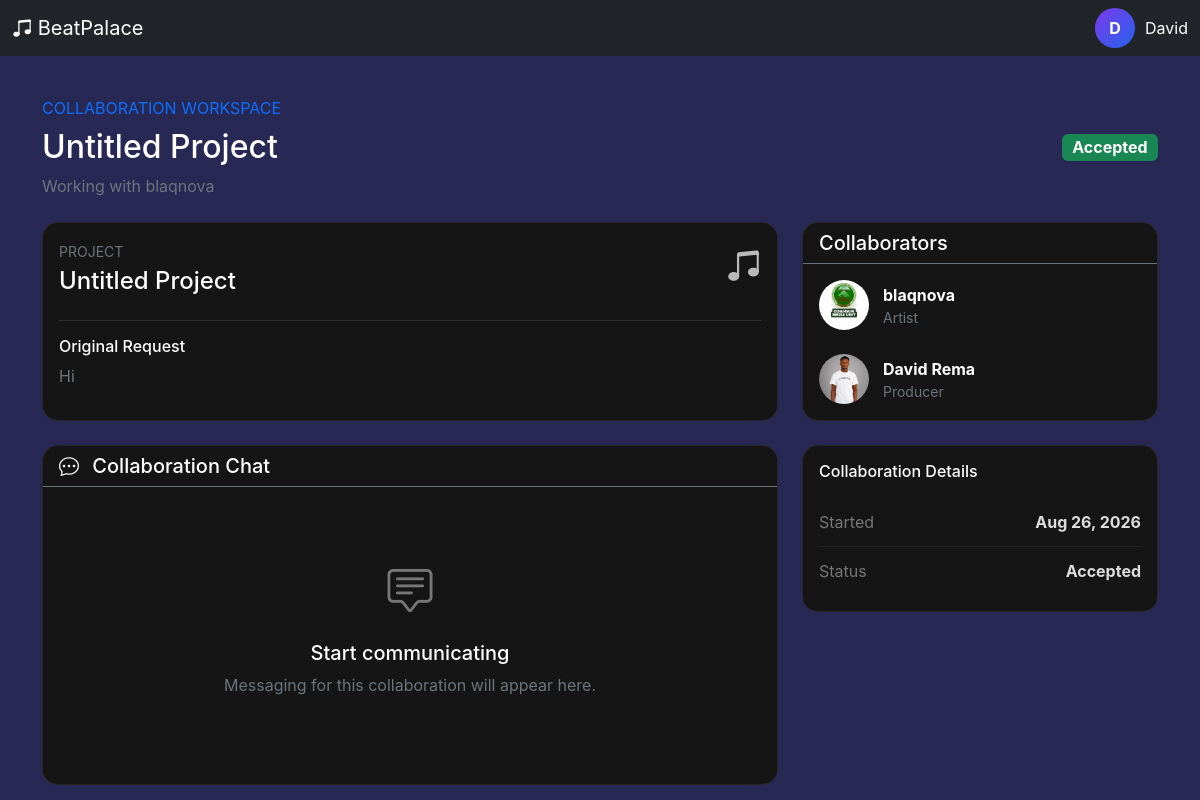
Page /collaborations/workspace/1/ (signed in) on the committed database.
### accounts/models.py (models this page shows, shortened)
class User(AbstractUser):
    ROLE_CHOICES = (
        ("producer", "Producer"),
        ("artist", "Artist"),
    )
    email = models.EmailField(unique=True)
    role = models.CharField(
        max_length=20,
        choices=ROLE_CHOICES
    )
    avatar = models.ImageField(
        upload_to="avatars/",
        blank=True,
        null=True
    )
    verified = models.BooleanField(default=False)
    created_at = models.DateTimeField(auto_now_add=True)

### collaborations/models.py (models this page shows, shortened)
class Collaboration(models.Model):
    STATUS_CHOICES = (
        ("pending", "Pending"),
        ("accepted", "Accepted"),
        ("rejected", "Rejected"),
        ("cancelled", "Cancelled"),
        ("completed", "Completed"),
    )
    artist = models.ForeignKey(
        settings.AUTH_USER_MODEL,
        on_delete=models.CASCADE,
        related_name="artist_collaborations",
        limit_choices_to={"role": "artist"},
    )
    producer = models.ForeignKey(
        settings.AUTH_USER_MODEL,
        on_delete=models.CASCADE,
        related_name="producer_collaborations",
        limit_choices_to={"role": "producer"},
    )
    project_title = models.CharField(
        max_length=200,
        blank=True,
    )
    message = models.TextField(
        blank=True,
    )
    status = models.CharField(
        max_length=20,
        choices=STATUS_CHOICES,
        default="pending",
    )
    created_at = models.DateTimeField(
        auto_now_add=True,
    )
    updated_at = models.DateTimeField(
        auto_now=True,
    )
    class Meta:
        ordering = ["-created_at"]
        permissions = [
            (
                "send_collaboration",
                "Can send collaboration requests",
            ),
            (
                "manage_collaboration",
                "Can manage collaborations",
            ),
        ]

### artists/models.py (models this page shows, shortened)
class ArtistProfile(models.Model):
    user = models.OneToOneField(
        settings.AUTH_USER_MODEL,
        on_delete=models.CASCADE,
        related_name="artist_profile"
    )
    artist_name = models.CharField(
        max_length=100,
        blank=True
    )
    bio = models.TextField(
        blank=True
    )
    avatar = models.ImageField(
        upload_to="artists/avatars/",
        blank=True,
        null=True
    )
    cover_image = models.ImageField(
        upload_to="artists/covers/",
        blank=True,
        null=True
    )
    genre = models.CharField(
        max_length=100,
        blank=True
    )
    location = models.CharField(
        max_length=100,
        blank=True
    )
    phone = models.CharField(
        max_length=30,
        blank=True
    )
    email = models.EmailField(
        blank=True
    )
    website = models.URLField(
        blank=True
    )
    instagram = models.URLField(
        blank=True
    )
    twitter = models.URLField(
        blank=True
    )
    start_year = models.PositiveIntegerField(
        blank=True,
        null=True
    )
    end_year = models.PositiveIntegerField(
        blank=True,
        null=True
    )
    skill_description = models.TextField(
        blank=True
    )
    education = models.TextField(
        blank=True
    )
    date_of_birth = models.DateField(
        blank=True,
        null=True
    )
    marital_status = models.CharField(
        max_length=50,
        blank=True
    )
    followers_count = models.PositiveIntegerField(
        default=0
    )
    monthly_listeners = models.PositiveIntegerField(
        default=0
    )
    is_published = models.BooleanField(
        default=True
    )
    created_at = models.DateTimeField(
        auto_now_add=True
    )
    updated_at = models.DateTimeField(
        auto_now=True
    )

### producers/models.py (models this page shows, shortened)
class ProducerProfile(models.Model):
    user = models.OneToOneField(
        settings.AUTH_USER_MODEL,
        on_delete=models.CASCADE,
        related_name="producer_profile",
    )
    full_name = models.CharField(max_length=150, blank=True, default="")
    professional_title = models.CharField(
        max_length=150, default="Music Producer / Director"
    )
    profile_image = models.ImageField(
        upload_to="producers/profile/", blank=True, null=True
    )
    cover_image = models.ImageField(
        upload_to="producer/covers/",
        blank=True,
        null=True
    )
    bio = models.TextField(blank=True, null=True)
    start_year = models.PositiveIntegerField(blank=True, null=True)
    end_year = models.PositiveIntegerField(blank=True, null=True)
    phone = models.CharField(max_length=30, blank=True)
    email = models.EmailField(blank=True)
    instagram = models.CharField(max_length=100, blank=True)
    website = models.URLField(blank=True)
    skill_description = models.TextField(
        blank=True,
        help_text="Example: Music Composition, Audio Production & Sound Design",
    )
    software = models.TextField(
        blank=True, help_text="Example: Ableton Live, Cubase, Adobe Premiere, Logic Pro"
    )
    education = models.TextField(blank=True)
    date_of_birth = models.DateField(blank=True, null=True)
    marital_status = models.CharField(max_length=50, blank=True)
    is_published = models.BooleanField(default=True)
    created_at = models.DateTimeField(auto_now_add=True)
    updated_at = models.DateTimeField(auto_now=True)

### collaborations/views.py (the view)
@login_required
def collaboration_workspace(request, collaboration_id):
    collaboration = get_object_or_404(
        Collaboration.objects.select_related(
            "artist",
            "producer",
            "artist__artist_profile",
            "producer__producer_profile",
        ),
        id=collaboration_id,
    )
    if request.user not in [
        collaboration.artist,
        collaboration.producer,
    ]:
        messages.error(
            request,
            "You do not have access to this collaboration."
        )
        return redirect("dashboard")
    return render(
        request,
        "collaborations/workspace.html",
        {
            "collaboration": collaboration,
        }
    )

### templates/collaborations/workspace.html (shortened to what this page needs)
{% extends "base.html" %}
{% block content %}
<div class="container pt-5">
    <div class="workspace-header mb-4 pt-5">
        <div>
            <span class="text-primary">
                COLLABORATION WORKSPACE
            </span>
            <h2 class="text-white mt-2">
                {{ collaboration.project_title|default:"Untitled Project" }}
            </h2>
            <p class="text-secondary mb-0">
                {% if request.user == collaboration.artist %}
                    Working with
                    {{ collaboration.producer.producer_profile.full_name|default:collaboration.producer.username }}
                {% else %}
                    Working with
                    {{ collaboration.artist.artist_profile.artist_name|default:collaboration.artist.username }}
                {% endif %}
            </p>
        </div>
        <div>
            <span class="badge bg-success fs-6">
                {{ collaboration.get_status_display }}
            </span>
        </div>
    </div>
    <div class="row g-4">
        <div class="col-lg-8">
            <div class="card workspace-card mb-4">
                <div class="card-body">
                    <div class="d-flex justify-content-between">
                        <div>
                            <small class="text-secondary">
                                PROJECT
                            </small>
                            <h4 class="text-white mt-1">
                                {{ collaboration.project_title|default:"Untitled Project" }}
                            </h4>
                        </div>
                        <i class="bi bi-music-note-beamed workspace-icon"></i>
                    </div>
                    <hr class="border-secondary">
                    <h6 class="text-white">
                        Original Request
                    </h6>
                    <p class="text-secondary">
                        {{ collaboration.message|default:"No project description provided." }}
                    </p>
                </div>
            </div>
            <div class="card workspace-card">
                <div class="card-header bg-transparent border-secondary">
                    <h5 class="text-white mb-0">
                        <i class="bi bi-chat-dots me-2"></i>
                        Collaboration Chat
                    </h5>
                </div>
                <div class="card-body">
                    <div class="workspace-empty">
                        <i class="bi bi-chat-square-text"></i>
                        <h5 class="text-white">
                            Start communicating
                        </h5>
                        <p class="text-secondary">
                            Messaging for this collaboration will appear here.
                        </p>
                    </div>
                </div>
            </div>
        </div>
        <div class="col-lg-4">
            <div class="card workspace-card mb-4">
                <div class="card-header bg-transparent border-secondary">
                    <h5 class="text-white mb-0">
                        Collaborators
                    </h5>
                </div>
                <div class="card-body">
                    <div class="workspace-user">
                        {% if collaboration.artist.artist_profile.avatar %}
                            <img
                                src="{{ collaboration.artist.artist_profile.avatar.url }}"
                                class="workspace-avatar"
                            >
                        {% elif collaboration.artist.avatar %}
                            <img
                                src="{{ collaboration.artist.avatar.url }}"
                                class="workspace-avatar"
                            >
                        {% else %}
                            <div class="workspace-avatar-placeholder">
                                <i class="bi bi-mic"></i>
                            </div>
                        {% endif %}
                        <div>
                            <strong class="text-white">
                                {{ collaboration.artist.artist_profile.artist_name|default:collaboration.artist.username }}
                            </strong>
                            <div class="text-secondary small">
                                Artist
                            </div>
                        </div>
                    </div>
                    <div class="workspace-user mt-4">
                        {% if collaboration.producer.producer_profile.profile_image %}
                            <img
                                src="{{ collaboration.producer.producer_profile.profile_image.url }}"
                                class="workspace-avatar"
                            >
                        {% elif collaboration.producer.avatar %}
                            <img
                                src="{{ collaboration.producer.avatar.url }}"
                                class="workspace-avatar"
                            >
                        {% else %}
                            <div class="workspace-avatar-placeholder">
                                <i class="bi bi-headphones"></i>
                            </div>
                        {% endif %}
                        <div>
                            <strong class="text-white">
                                {{ collaboration.producer.producer_profile.full_name|default:collaboration.producer.username }}
                            </strong>
                            <div class="text-secondary small">
                                Producer
                            </div>
                        </div>
                    </div>
                </div>
            </div>
            <div class="card workspace-card">
                <div class="card-body">
                    <h6 class="text-white mb-3">
                        Collaboration Details
                    </h6>
                    <div class="workspace-detail">
                        <span>
                            Started
                        </span>
                        <strong>
                            {{ collaboration.created_at|date:"M d, Y" }}
                        </strong>
                    </div>
                    <div class="workspace-detail">
                        <span>
                            Status
                        </span>
                        <strong>
                            {{ collaboration.get_status_display }}
                        </strong>
                    </div>
                </div>
            </div>
        </div>
    </div>
</div>
{% endblock %}

### templates/base.html (shortened to what this page needs)
{% load static %}
<!DOCTYPE html>
<html lang="en">
<head>
    <link
    href="https://cdn.jsdelivr.net/npm/bootstrap@5.3.3/dist/css/bootstrap.min.css"
    rel="stylesheet"
    >
    <link
    href="https://cdn.jsdelivr.net/npm/bootstrap-icons@1.11.3/font/bootstrap-icons.css"
    rel="stylesheet"
    >
    <link
     rel="stylesheet"
     href="{% static 'css/style.css' %}"
    >
</head>
<nav class="navbar fixed-top bg-dark" data-bs-theme="dark">
    <div class="container-fluid d-flex justify-content-between align-items-center">
        {% if user.role == "artist" %}
            <a
                class="navbar-brand"
                href="{% url 'artist_dashboard' %}"
            >
                <i class="bi bi-music-note-beamed"></i>
                BeatPalace
            </a>
        {% elif user.role == "producer" %}
            <a
                class="navbar-brand"
                href="{% url 'producer_dashboard' %}"
            >
                <i class="bi bi-music-note-beamed"></i>
                BeatPalace
            </a>
        {% endif %}
        <div class="d-flex gap-2">
            <div class="user-profile">
                <div class="avatar">
                    {{ user.username|first|upper }}
                </div>
                <span>
                    {{ user.username }}
                </span>
            </div>
        </div>
    </div>
</nav>
{% block content %}
{% endblock %}
</body>
</html>

### static/css/style.css (style rules this page uses)
:root { --bg: #282854; --sidebar: #11111a; --card: #151520; --border: #262638; --text: #ffffff; --muted: #fff; --primary: #7c3aed; --secondary: #2563eb; }
* { box-sizing: border-box; }
.user-profile { display: flex; align-items: center; gap: 10px; }
.avatar { width: 40px; height: 40px; display: flex; justify-content: center; align-items: center; border-radius: 50%; background: linear-gradient( 135deg, var(--primary), var(--secondary) ); font-weight: bold; }

### templates/collaborations/workspace.html (style rules this page uses)
.workspace-header { display: flex; justify-content: space-between; align-items: center; gap: 20px; }
.workspace-card { background: #151515; border: 1px solid rgba(255,255,255,.08); border-radius: 16px; color: white; }
.workspace-icon { font-size: 35px; opacity: .7; }
.workspace-user { display: flex; align-items: center; gap: 14px; }
.workspace-avatar, .workspace-avatar-placeholder { width: 50px; height: 50px; border-radius: 50%; }
.workspace-avatar { object-fit: cover; }
.workspace-empty { text-align: center; padding: 55px 20px; }
.workspace-empty i { display: block; font-size: 45px; color: #777; margin-bottom: 15px; }
.workspace-detail { display: flex; justify-content: space-between; padding: 12px 0; border-bottom: 1px solid rgba(255,255,255,.06); }
.workspace-detail:last-child { border-bottom: 0; }
.workspace-detail span { color: #777; }
.workspace-detail strong { color: #ddd; }

### rows in the picture
User: username|first "D", username "David"
Collaboration: project_title "Untitled Project", artist.artist_profile.artist_name "blaqnova", status "Accepted", message "Hi", artist.artist_profile.avatar (picture), producer.producer_profile.profile_image (picture), producer.producer_profile.full_name "David Rema", created_at "Aug 26, 2026"
